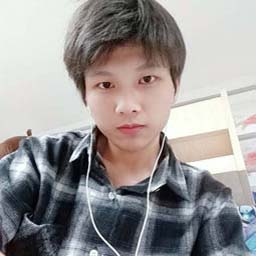
%> input picture LBP_FaceRecognition/17.jpg, 256 x 256 px
$ octave showLBP_face.m   (GNU Octave 9; MATLAB toolbox functions it lacks are replaced by stand-ins)
%> lines starting %> are read from the running program, lines starting %| are printed output that depends on the picture; in (x1, y1, x2, y2) boxes, pixels count from 0 and x2, y2 are one past the last pixel; in counts of white or black regions, pixels touching at a corner belong together; the program's own positions count from 1
### LBP_FaceRecognition/tranToLBP.m
function LBP = tranToLBP(grayFace)
LBP = zeros(256,256);
%将灰度图编码改成LBP编码格式
sum = 0;
for i = 1+1 : 256-1
    for j = 1+1 : 256-1
        LBP(i, j) = LBP_sum(i, j, grayFace);
        sum = sum + LBP(i, j);
    end
end
%---处理边缘数据为0----

end

### LBP_FaceRecognition/showLBP_face.m

face = rgb2gray(imread('17.jpg') );
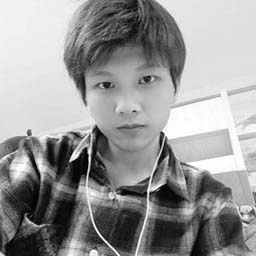
%> face: size 256x256 uint8; min 1, max 255, mean 151.1
LBP_face = tranToLBP(face);
%> after the loop in tranToLBP, `for i = 1+1 : 256-1`:
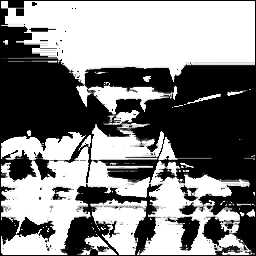
%> LBP: size 256x256 double; min 0, max 255, mean 133.3
%> after the loop in tranToLBP, `for i = 1+1 : 256-1`: sum = 8733262
subplot(1,2,1);
imshow(face);
title('未经处理的灰度图');
subplot(1,2,2)
imshow(LBP_face);
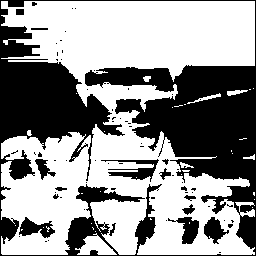
%> displayed picture: size 256x256, on the screen's scale of 0 to 255; 58.4% white; 70 black regions (55 under 20 px), largest, box (x1, y1, x2, y2) and area: (0, 0, 256, 256) 24863, (101, 159, 159, 182) 494, (19, 217, 55, 238) 394
title('LBP纹理图');
